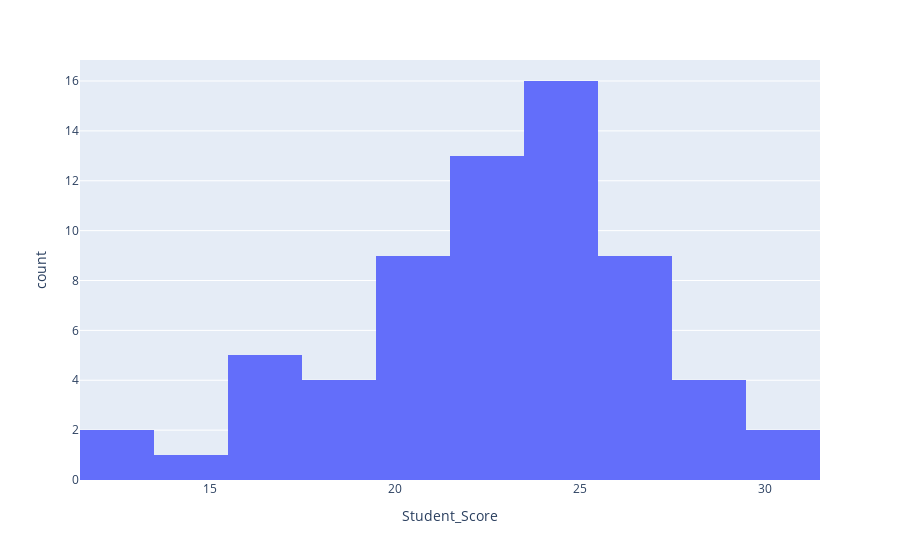

The notebook cell saved with this chart:
### Markdown cell above
## Challenge 5

Plot the exact same histogram using plotly express. 

HINT: `help(px.histogram)` for assistance. 

Note (binning algorithm is different)

### Code cell
px.histogram(exam_df, x="Student_Score", nbins=9)

### Figure 1 — Plotly figure (JSON) as saved in the notebook; plotly's stock layout.template omitted (floating-point values rounded to 4 significant figures)
{"data": [{"alignmentgroup": "True", "bingroup": "x", "hovertemplate": "Student_Score=%{x}<br>count=%{y}<extra></extra>", "legendgroup": "", "marker": {"color": "#636efa"}, "name": "", "nbinsx": 9, "offsetgroup": "", "orientation": "v", "showlegend": false, "type": "histogram", "x": [24, 27, 30, 18, 24, 25, 30, 26, 13, 27, 20, 24, 29, 26, 26, 23, 22, 23, 27, 23, 22, 15, 24, 13, 20, 20, 19, 21, 26, 16, 17, 24, 22, 27, 24, 27, 25, 19, 23, 19, 25, 21, 28, 24, 25, 28, 17, 22, 28, 24, 23, 23, 16, 20, 21, 25, 16, 21, 23, 21, 23, 22, 24, 24, 24], "xaxis": "x", "yaxis": "y"}], "layout": {"barmode": "relative", "legend": {"tracegroupgap": 0}, "margin": {"t": 60}, "xaxis": {"anchor": "y", "domain": [0, 1], "title": {"text": "Student_Score"}}, "yaxis": {"anchor": "x", "domain": [0, 1], "title": {"text": "count"}}}}
